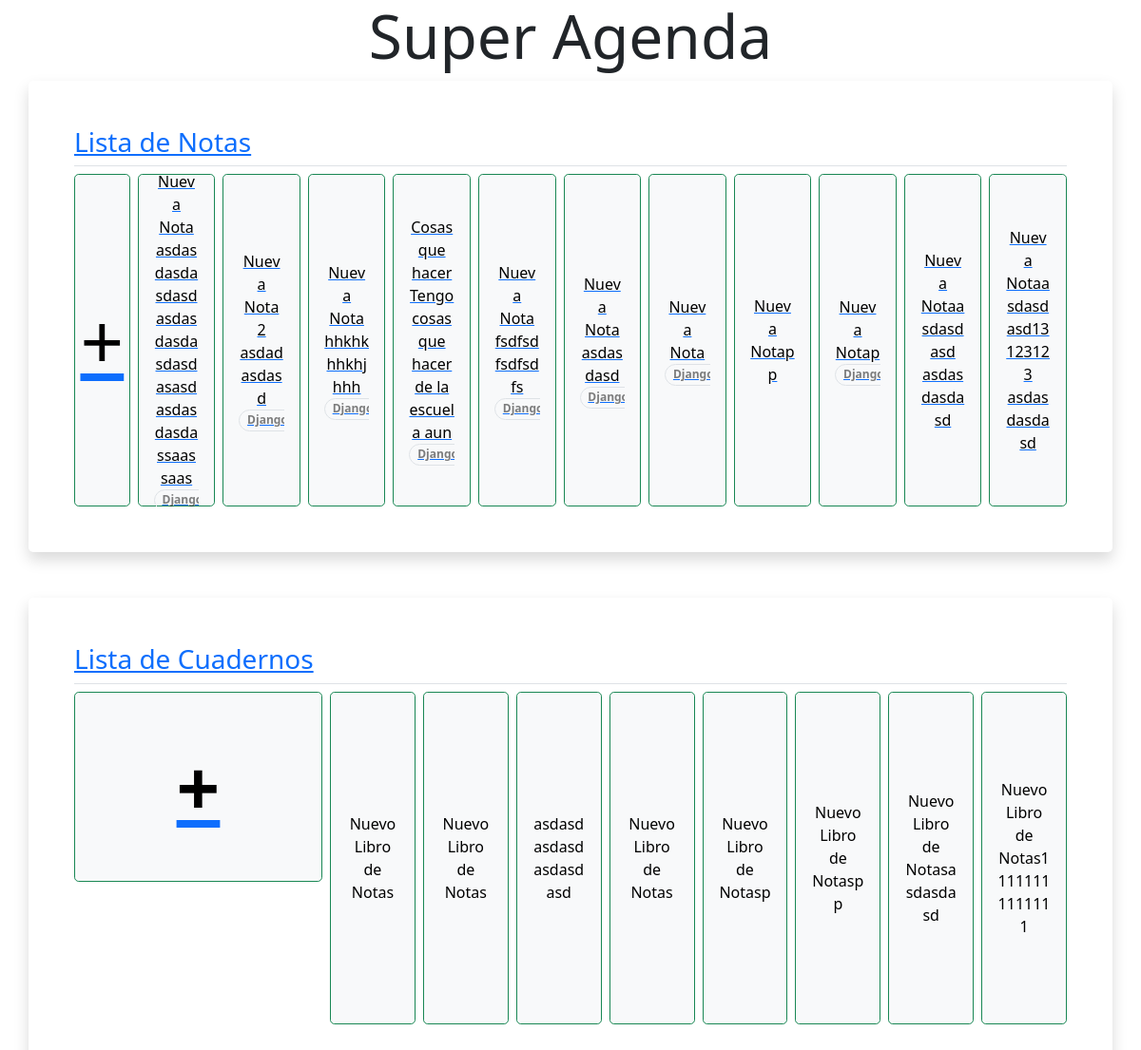
Before: / with the older database file.
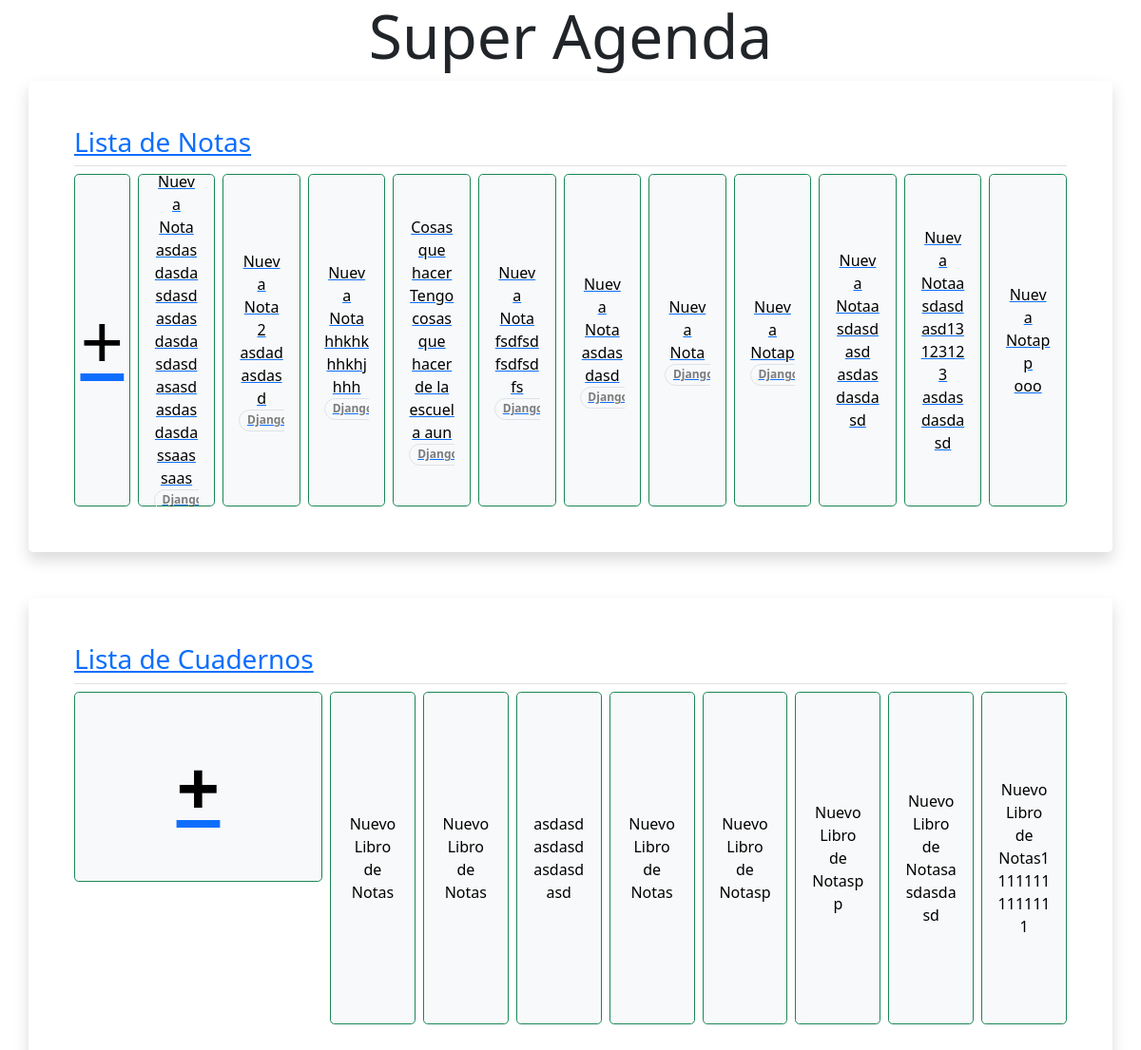
After: the same page with the newer database file.
### core/notebook/models.py (models this page shows, shortened)
class HasTimeStamp(models.Model):
    created_at = models.DateTimeField(auto_now_add=True)
    updated_at = models.DateTimeField(auto_now=True)
    class Meta:
        abstract = True #Para heredar de la clase de forma abstracta
        ordering = ['updated_at']

class Note(HasTimeStamp):
    titulo = models.CharField(max_length=255,default='Nueva Nota',unique=True)
    texto = models.TextField(blank=True)
    tags = models.ManyToManyField(Tag,blank=True)
    notebook = models.ForeignKey(NoteBook,on_delete=models.SET_NULL,null=True,blank=True)

class Tag(HasTimeStamp):
    name = models.CharField(max_length=255,unique=True)

class NoteBook(HasTimeStamp):
    titulo = models.CharField(max_length=250,default='Nuevo Libro de Notas',unique=True)

### core/notebook/views.py (the view)
# urls.py: path('',all_notes_template,name='home'),
def all_notes_template(request):
    data = {'notes': Note.objects.all(),'notebooks':NoteBook.objects.all()}
    return render(request, 'notes_notebooks_list.html', data)

### core/notebook/templates/notes_notebooks_list.html
{% extends 'layout.html' %}
{% block container_notes %}
    <a href="{% url 'notes_list' %}"><h3 class="border-bottom pb-2 mb-2">Lista de Notas</h3></a>
    {% include 'components/container_notes_row.html' %}
{% endblock %}
{% block container_notebooks %}
    <a href="{% url 'notebook_list' %}"><h3 class="border-bottom pb-2 mb-2">Lista de Cuadernos</h3></a>
    {% include 'components/container_notebooks_row.html' %}
{% endblock %}

### core/notebook/templates/components/container_notes_row.html
<div class="d-flex flex-row gap-2 w-100" style="height: 350px;overflow-x: scroll">
    <div class="create-new-note card bg-light rounded-3 border-1 border-success d-flex justify-content-center align-content-center" style="width: 200px">
        <a href="{% url 'notes_create' %}"><div class="display-1 text-black text-center">+</div></a>
    </div>
    {% if notes %}
        {% for note in notes %}
            <div class="edit-note card bg-light rounded-3 p-3 border-1 border-success d-flex justify-content-center align-content-center" style="width: 200px">
                <a href="{% url 'notes_edit' note.id %}">
                    <div class="text-black text-center d-flex flex-column g-2 h-100 justify-content-between">
                        <div class="">{{ note.titulo }}</div>
                        <div class="">{{ note.texto }}</div>
                        <div class="d-inline-flex flex-row gap-2" style="overflow-x: scroll">
                            {% for tag in note.tags.values %}
                                <div class="badge text-black-50 border rounded-pill">{{ tag.name }}</div>
                            {% endfor %}
                        </div>
                    </div>
                </a>
            </div>
        {% endfor %}
    {% endif %}
</div>

### core/notebook/templates/components/container_notebooks_row.html
<div class="d-flex flex-row gap-2 w-100" style="height: 350px;overflow-x: scroll">
    <div class="create-new-notebook col-md-3 col-5  card bg-light rounded-3 border-1 border-success d-flex justify-content-center align-content-center" style="height: 200px">
        <a href="{% url 'notebook_create' %}"><div class="display-1 text-black text-center fw-bolder">+</div></a>
    </div>
    {% if notebooks %}
        {% for notebook in notebooks %}
            <div class="edit-notebook card bg-light rounded-3 p-3 border-1 border-success d-flex justify-content-center align-content-center" style="width: 200px">
                <div class="text-black text-center d-flex flex-column g-2 h-100 justify-content-center">
                    <div class="">{{ notebook.titulo }}</div>
                </div>
            </div>
        {% endfor %}
    {% endif %}
</div>

Changed rows visible on the page:
changed Note "Nueva Notapp": texto (not shown) → "ooo"; moves down the list
